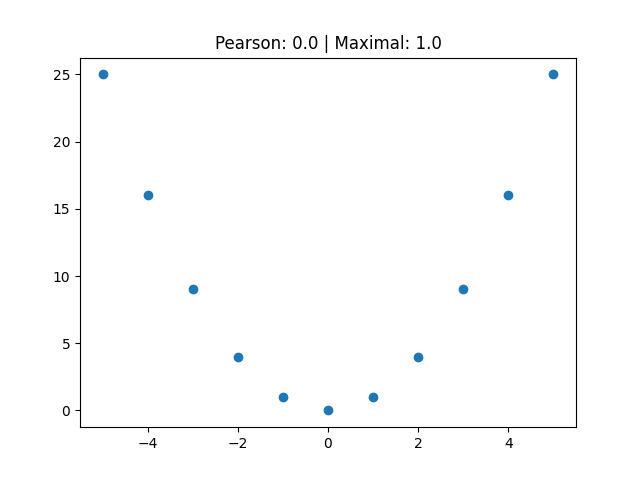

The script that drew this image:
from scipy.stats import pearsonr
from correlation.maxcorr import *
import matplotlib.pyplot as plt

datax = list(range(-5, 6))
X = datax
datay = [x**2 for x in datax]  # quadratic data
Y = [y**2 for y in range(6)]
data = [[x, y] for x, y in zip(datax, datay)]
pearson = pearsonr(datax, datay)
maxcor = maxCorr(data, X, Y)

plt.scatter(datax,datay)
plt.title("Pearson: " + str(round(pearson[0],3)) + " | Maximal: " +str(maxcor))
plt.show()
